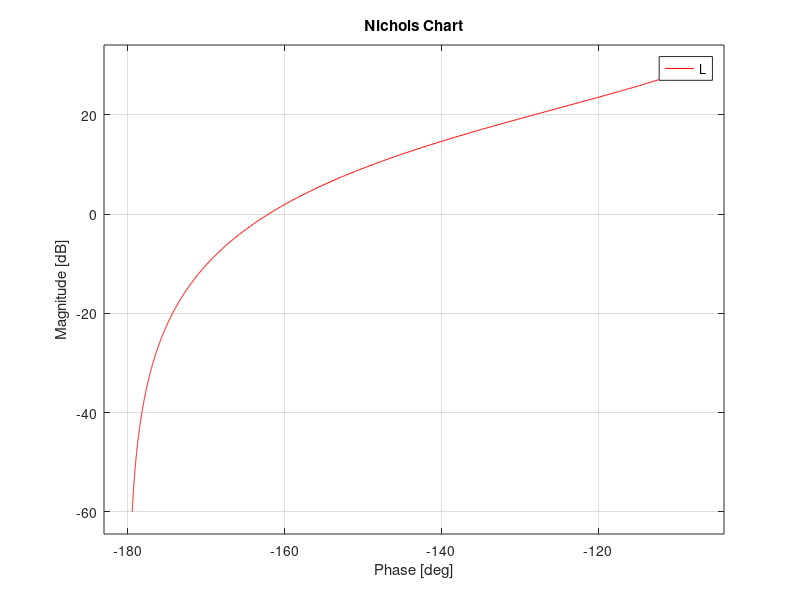

Reproduce this figure in MATLAB. (Note: this script raises an error after producing the figure.)
clear all
clc

s = tf('s');
G = 0.5/(s*(1+s))
kc = 20
C_ss= kc
T_p = 20*log10(1.06)
S_p = 20*log10(1.36)
wc_des = 3
L = C_ss*G

figure(1)
nichols(L,'r'),hold on
T_grid(T_p)
S_grid(S_p)

% negative real zero
wz_norm = 1.3;
wz = wc_des/wz_norm
C_z = 1 + s/wz
C = C_ss*C_z
L = L*C_z

figure(1)
nichols(L,'b'),hold on

%lag -4.85
Mi = 10^(4.85/20)
Wi = wc_des/(10*Mi)
C_i = (1 + s/(Mi*Wi))/(1+s/Wi)
C = C*C_i
L = L*C_i
figure(1)
nichols(L,'g'),hold on

